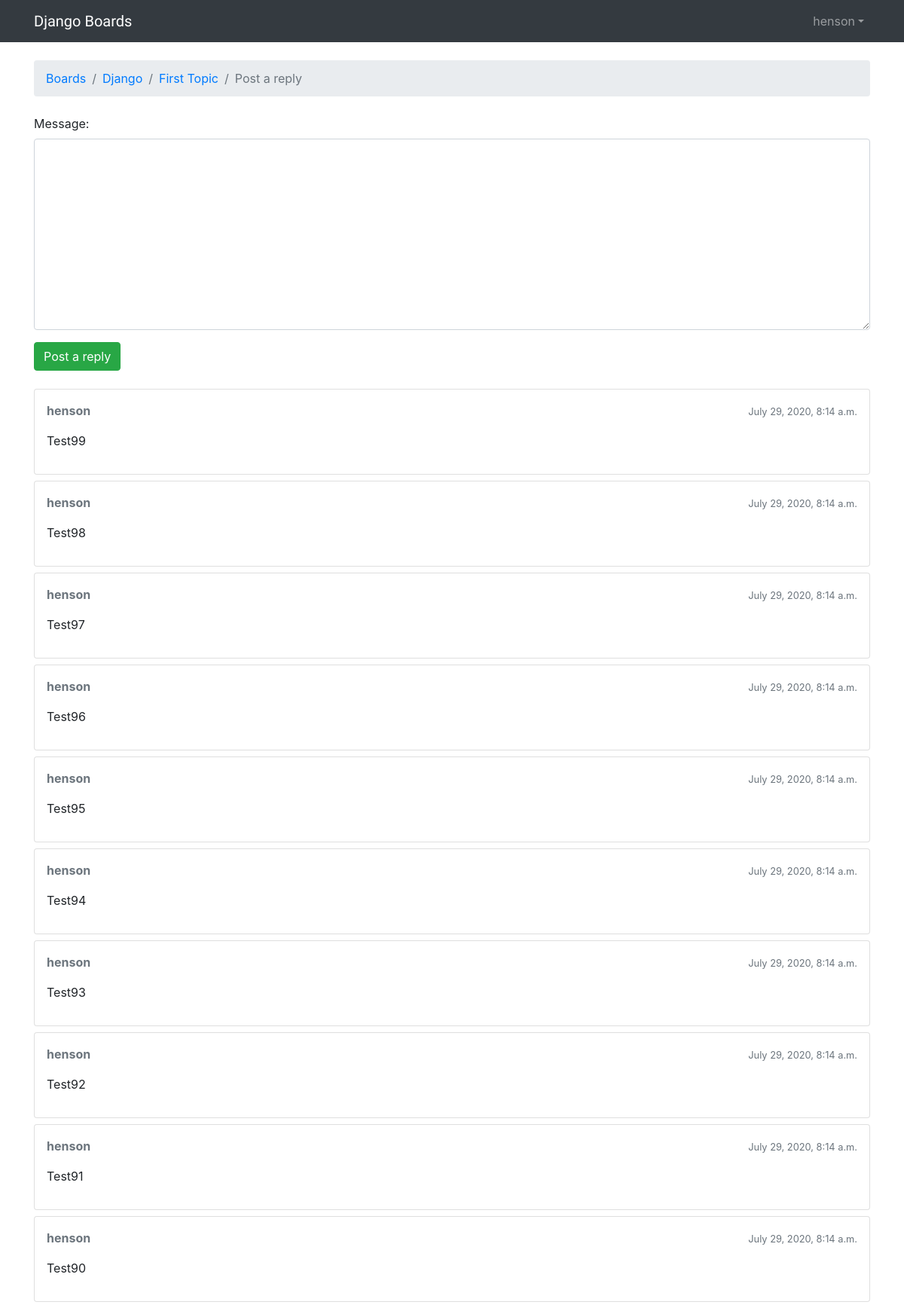
Page /boards/1/topics/1/reply/ (signed in) on the committed database.
### boards/models.py (models this page shows, shortened)
class Topic(models.Model):
    subject = models.CharField(max_length=255)
    last_updated = models.DateTimeField(auto_now_add=True)
    board = models.ForeignKey(Board, on_delete=models.CASCADE, related_name='topics')
    starter = models.ForeignKey(User, on_delete=models.CASCADE, related_name='topics')
    views = models.PositiveIntegerField(default=0)
    def get_last_ten_posts(self):
        return self.posts.order_by('-created_at')[:10]

class Board(models.Model):
    name = models.CharField(max_length=30, unique=True)
    description = models.CharField(max_length=100)

class Post(models.Model):
    message = models.TextField(max_length=4000)
    topic = models.ForeignKey(Topic, on_delete=models.CASCADE, related_name='posts')
    created_at = models.DateTimeField(auto_now_add=True)
    updated_at = models.DateTimeField(null=True)
    created_by = models.ForeignKey(User, on_delete=models.CASCADE, related_name='posts')
    updated_by = models.ForeignKey(User, on_delete=models.CASCADE, null=True, related_name='+')
    def get_message_as_markdown(self):
    	return mark_safe(markdown(self.message, safe_mode='escape'))

### boards/views.py (the view)
# urls.py: re_path('boards/(?P<pk>\d+)/topics/(?P<topic_pk>\d+)/reply/$', board.reply_topic, name='reply_topic'),
@login_required
def reply_topic(request, pk, topic_pk):
    topic = get_object_or_404(Topic, board__pk=pk, pk=topic_pk)
    if request.method == 'POST':
        form = PostForm(request.POST)
        if form.is_valid():
            post = form.save(commit=False)
            post.topic = topic
            post.created_by = request.user
            post.save()
            topic.last_updated = timezone.now()
            topic.save()
            topic_url = reverse('topic_posts', kwargs={'pk': pk, 'topic_pk': topic_pk})
            topic_post_url = '{url}?page={page}#{id}'.format(
                url=topic_url,
                id=post.pk,
                page=topic.get_page_count()
            )
            return redirect(topic_post_url)
    else:
        form = PostForm()
    return(render(request, 'reply_topic.html', {'topic': topic, 'form': form}))

### boards/forms.py
class PostForm(forms.ModelForm):
    class Meta:
        model = Post
        fields = ['message',]

### boards/templatetags/form_tags.py (called while the page is built)
@register.filter
def input_class(bound_field):
    css_class = ''
    if bound_field.form.is_bound:
        if bound_field.errors:
            css_class = 'is-invalid'
        elif field_type(bound_field)!='PasswordInput':
            css_class = 'is-valid'
    return('form-control {}'.format(css_class))

### templates/reply_topic.html (shortened to what this page needs)
{% extends "base.html" %}
{% load static %}
{% block stylesheet %}
  <link rel="stylesheet" href="{% static 'css/simplemde.css' %}">
{% endblock stylesheet %}
{% block breadcrumb %}
  <li class="breadcrumb-item"><a href="{% url 'home' %}">Boards</a></li>
  <li class="breadcrumb-item"><a href="{% url 'board_topics' topic.board.pk %}">{{ topic.board.name }}</a></li>
  <li class="breadcrumb-item"><a href="{% url 'topic_posts' topic.board.pk topic.pk %}">{{ topic.subject }}</a></li>
  <li class="breadcrumb-item active">Post a reply</li>
{% endblock breadcrumb %}
{% block content %}
  <form method="post" class="mb-4" novalidate>
    {% include 'includes/form.html' %}
    <button type="submit" class="btn btn-success">Post a reply</button>
  </form>
  {% for post in topic.get_last_ten_posts %}
    <div class="card mb-2">
      <div class="card-body p-3">
        <div class="row mb-3">
          <div class="col-6">
            <strong class="text-muted">{{ post.created_by.username }}</strong>
          </div>
          <div class="col-6 text-right">
            <small class="text-muted">{{ post.created_at }}</small>
          </div>
        </div>
        {{ post.get_message_as_markdown }}
      </div>
    </div>
  {% endfor %}
{% endblock content %}

### templates/base.html (shortened to what this page needs)
{% load static %}
<!DOCTYPE html>
<html>
  <head>
    <link rel="stylesheet" href="{% static 'css/bootstrap.min.css' %}">
    <link rel="stylesheet" href="{% static 'css/app.css' %}">
    {% block stylesheet %}{% endblock %}
  </head>
  <body>
    {% block body %}
        <nav class="navbar navbar-expand-lg navbar-dark bg-dark">
          <div class="container">
            <a class="navbar-brand" href="{% url 'home'%}">Django Boards</a>
            <div class="collapse navbar-collapse" id="mainMenu">
                {% if user.is_authenticated %}
                <ul class="navbar-nav ml-auto">
                    <li class="nav-item dropdown">
                        <a href="#" class="nav-link dropdown-toggle" id="userMenu" data-toggle="dropdown">{{user.username}}</a>
                    </li>
                </ul>
                {% else %}
                    <form class="form-inline ml-auto">
                        <a href="{% url 'login' %}" class="btn btn-outline-secondary">Log in</a>
                        <a href="{% url 'signup' %}" class="btn btn-primary ml-2">Sign up</a>
                    </form>
                {% endif %}
            </div>
          </div>
        </nav>
        <div class="container">
          <ol class="breadcrumb my-4">
            {% block breadcrumb %}
            {% endblock %}
          </ol>
          {% block content %}
          {% endblock %}
        </div>
    {% endblock body %}
  </body>
</html>

### static/css/app.css (style rules this page uses)
.navbar-brand { font-family: 'Rowdies', cursive; }

### rows in the picture
Topic: board.name "Django", subject "First Topic"
Post: created_by.username "henson", created_at "July 29, 2020, 8:14 a.m.", get_message_as_markdown "Test99"
Post: created_by.username "henson", created_at "July 29, 2020, 8:14 a.m.", get_message_as_markdown "Test98"
Post: created_by.username "henson", created_at "July 29, 2020, 8:14 a.m.", get_message_as_markdown "Test97"
Post: created_by.username "henson", created_at "July 29, 2020, 8:14 a.m.", get_message_as_markdown "Test96"
Post: created_by.username "henson", created_at "July 29, 2020, 8:14 a.m.", get_message_as_markdown "Test95"
Post: created_by.username "henson", created_at "July 29, 2020, 8:14 a.m.", get_message_as_markdown "Test94"
Post: created_by.username "henson", created_at "July 29, 2020, 8:14 a.m.", get_message_as_markdown "Test93"
Post: created_by.username "henson", created_at "July 29, 2020, 8:14 a.m.", get_message_as_markdown "Test92"
Post: created_by.username "henson", created_at "July 29, 2020, 8:14 a.m.", get_message_as_markdown "Test91"
Post: created_by.username "henson", created_at "July 29, 2020, 8:14 a.m.", get_message_as_markdown "Test90"

### other values in the picture
{{ user.username }} "henson"
{{ field.label_tag }} "Message:"
